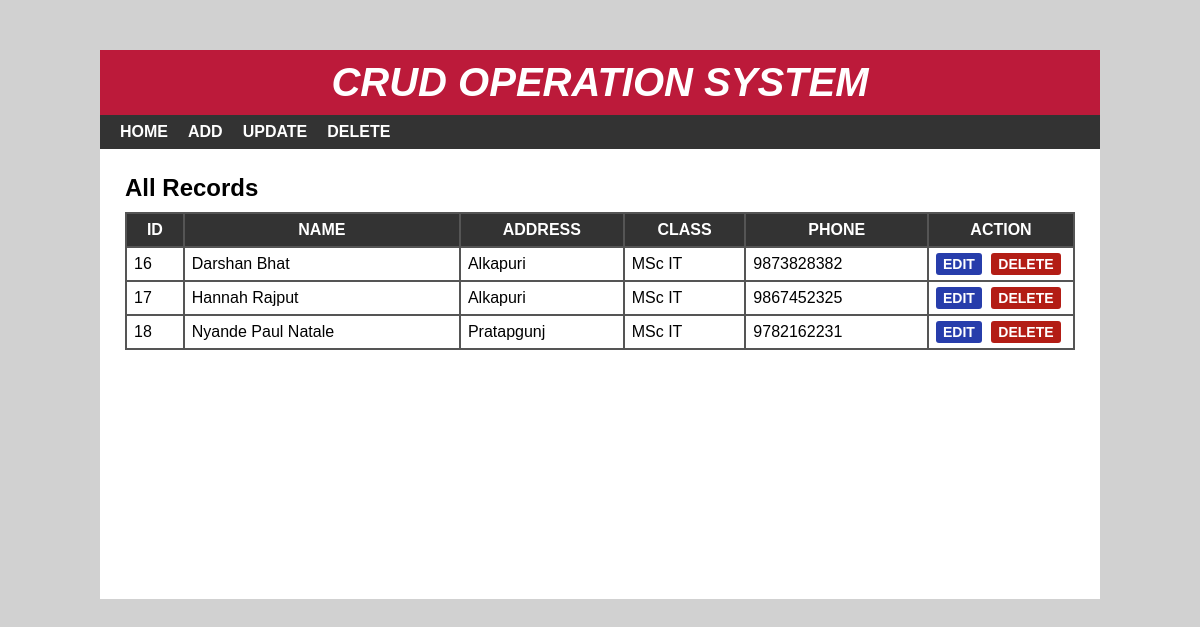
The page / on the database its author committed.
### tables this page shows
CREATE TABLE `student` (
  `sid` int(10) NOT NULL,
  `sname` varchar(30) NOT NULL,
  `saddress` varchar(100) NOT NULL,
  `sclass` int(10) NOT NULL,
  `sphone` varchar(10) NOT NULL
);

CREATE TABLE `studentclass` (
  `cid` int(11) NOT NULL,
  `cname` varchar(15) NOT NULL
);

### index.php (the view, shortened to what this page needs)
<?php
include 'header.php';
?>
<div id="main-content">
    <h2>All Records</h2>
    <?php
      include 'config.php';
      $sql = "SELECT * FROM student JOIN studentclass WHERE student.sclass = studentclass.cid";
      $result = mysqli_query($conn, $sql) or die("Query Unsuccessful.");
      if(mysqli_num_rows($result) > 0)  {
    ?>
    <table cellpadding="7px">
        <thead>
        <th>Id</th>
        <th>Name</th>
        <th>Address</th>
        <th>Class</th>
        <th>Phone</th>
        <th>Action</th>
        </thead>
        <tbody>
          <?php
            while($row = mysqli_fetch_assoc($result)){
          ?>
            <tr>
                <td><?php echo $row['sid']; ?></td>
                <td><?php echo $row['sname']; ?></td>
                <td><?php echo $row['saddress']; ?></td>
                <td><?php echo $row['cname']; ?></td>
                <td><?php echo $row['sphone']; ?></td>
                <td>
                    <a href='edit.php?id=<?php echo $row['sid']; ?>'>Edit</a>
                    <a href='delete-inline.php?id=<?php echo $row['sid']; ?>'>Delete</a>
                </td>
            </tr>
          <?php } ?>
        </tbody>
    </table>
  <?php }else{
    echo "<h2>No Record Found</h2>";
  }
  ?>
</div>
</div>
</body>
</html>

### header.php (shortened to what this page needs)
<!DOCTYPE html>
<html lang="en">
<head>
  <link rel="stylesheet" href="css/style.css">
</head>
<body>
    <div id="wrapper">
        <div id="header">
            <h1>Crud Operation system</h1>
        </div>
        <div id="menu">
            <ul>
                <li>
                    <a href="index.php">Home</a>
                </li>
                <li>
                    <a href="add.php">Add</a>
                </li>
                <li>
                    <a href="update.php">Update</a>
                </li>
                <li>
                    <a href="delete.php">Delete</a>
                </li>
            </ul>
        </div>

### css/style.css (style rules this page uses)
body { font:16px arial; margin: 0; padding: 0; background: #d1d1d1; }
#wrapper { width: 1000px; margin: 50px auto 0; background-color: #fff; }
#header { text-align: center; background-color: #BC1A3A; padding: 10px; }
#header h1 { color: #fff; font-size: 40px; font-style: italic; font-weight: 700; text-transform: uppercase; margin: 0; }
#menu { background-color: #333; }
#menu ul { font-size: 0; padding: 0 10px; margin: 0; list-style: none; }
#menu ul li { display: inline-block; }
#menu ul li a { color: #fff; font-size: 16px; font-weight: 600; padding: 8px 10px; display: block; text-decoration: none; text-transform: uppercase; transition: all 0.3s ease; }
#main-content { padding: 25px; min-height: 400px; }
#main-content h2 { margin: 0 0 10px; text-transform: capitalize; }
#main-content table { width: 100%; background-color: #555; margin: 0 0 20px; }
#main-content table th { color: #fff; background-color: #333; text-transform: uppercase; }
#main-content table th:last-child { width: 130px; }
#main-content table td { background-color: #fff; }
#main-content table td a { font-size: 14px; font-weight: 600; text-transform: uppercase; padding: 3px 7px; color: #fff; background-color: #273dab; text-decoration: none; border-radius: 3px; }
#main-content table td a:nth-child(2) { background-color: #b31d15; margin: 0 0 0 5px; }

### rows shown on the page
student: sid "16", sname "Darshan Bhat", saddress "Alkapuri", studentclass.cname "MSc IT", sphone "9873828382"
student: sid "17", sname "Hannah Rajput", saddress "Alkapuri", studentclass.cname "MSc IT", sphone "9867452325"
student: sid "18", sname "Nyande Paul Natale", saddress "Pratapgunj", studentclass.cname "MSc IT", sphone "9782162231"
